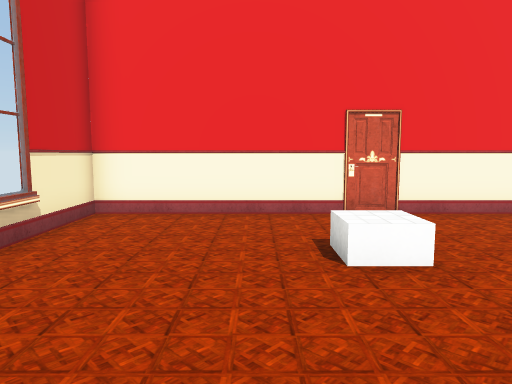
[1] (above)

12 first-person views from a walk through a 3-D level made in the Unity game engine. The camera is 1.3 m above the floor, tilts 6° down and sees 70° across. The floor is counted in squares, 1 m on a side. Each view is taken from the middle of a square. On the plan, view 1 faces up. The plan holds only what a view shows up to about 15 squares ahead; the rest is blank. The place goes on beyond the plan. Door leaves are left out, so doorways stand open. Some surface patterns are stand-ins.

[2]
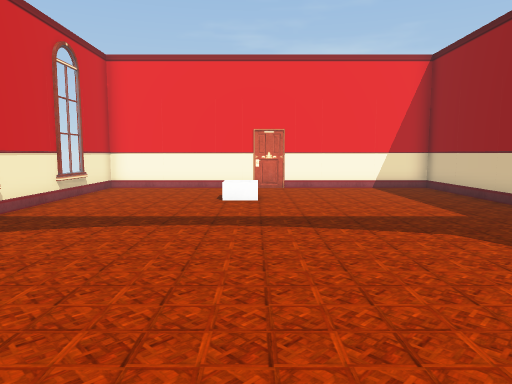

[3]
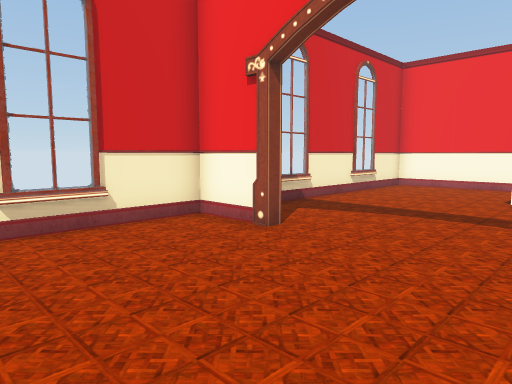

[4]
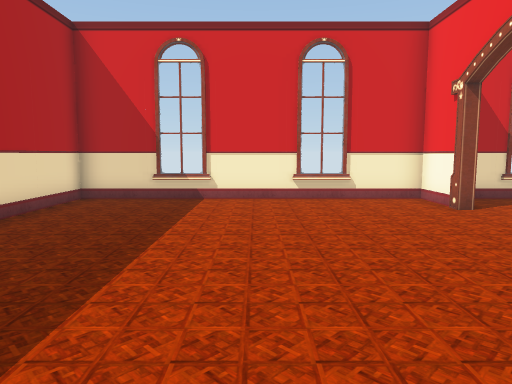

[5]
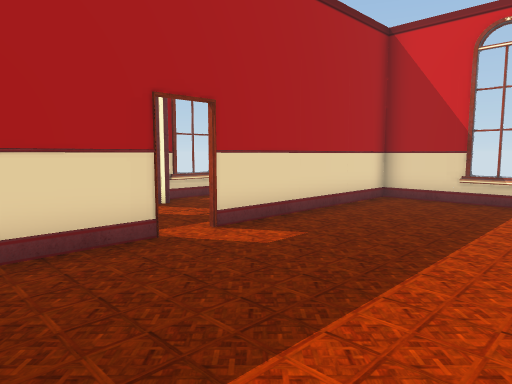

[6]
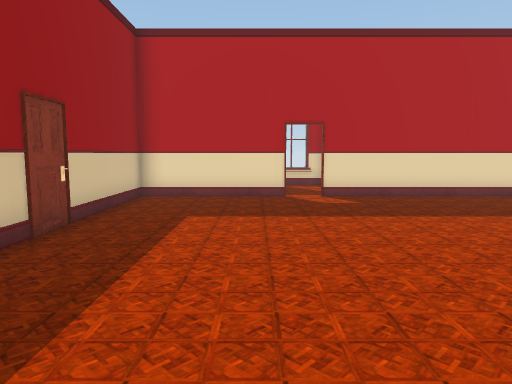

[7]
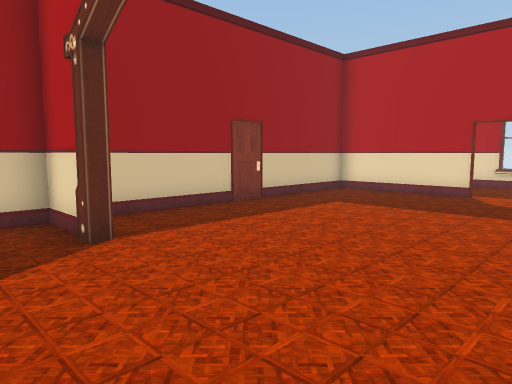

[8]
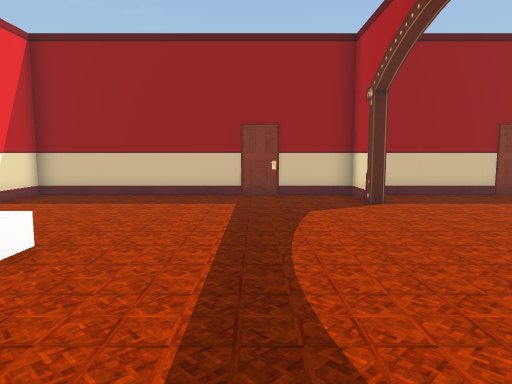

[9]
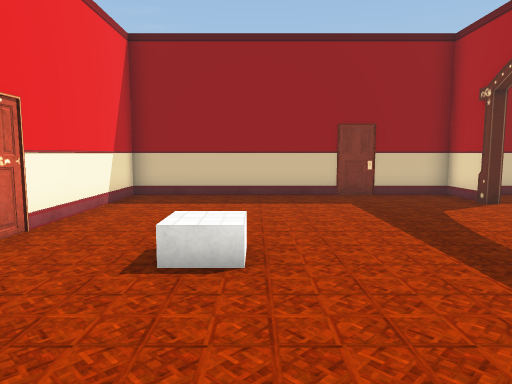

[10]
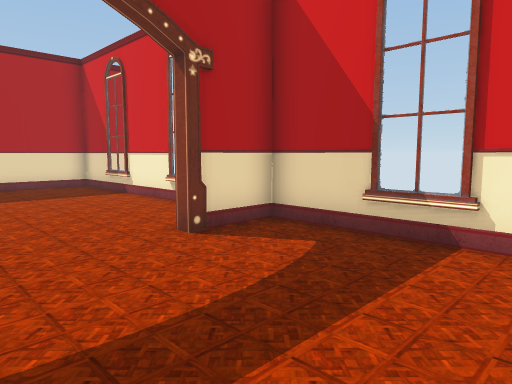

[11]
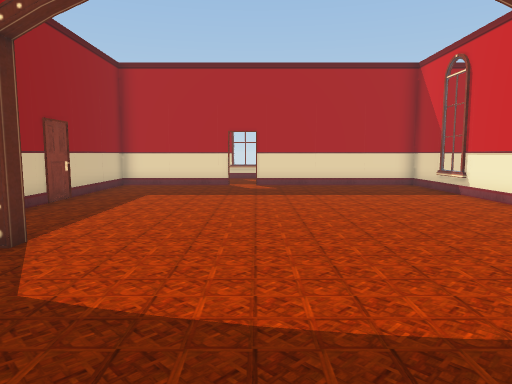

[12]
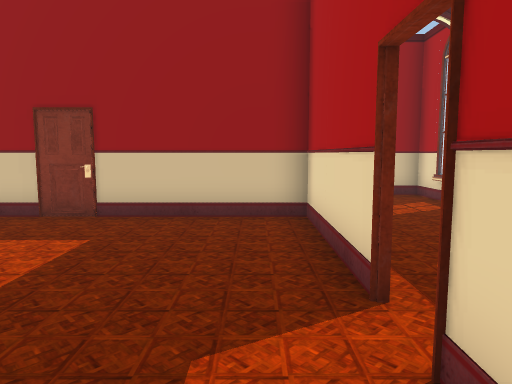

### Floor plan
Points are (right, up) in squares from view 1. A wall is a line through its corners. A room is listed if a view was taken in it or the views show most of it. See-through windows are left out.
Room 1 (views 1, 2, 3, 4, 5, 6, 7, 8, 9, 10, 11, 12)
walls: (6.4, -2.4) (6.4, -2) (8.5, -2) (8.5, 7.9) (-3.5, 7.9) (-3.5, -12.1) (3.1, -12.1); (-3.5, -2) (-1.4, -2) (-1.4, -2.2) (-3.5, -2.2); (4, -12.1) (8.5, -12.1) (8.5, -3)
ways out: open door at (4, -11.5)
objects: other object (2, 5)

Where each view was taken, in squares from view 1:
view 1: 0 up, 0 right, facing up
view 2: 6 down, 2 right, facing up
view 3: 7 down, 3 right, facing up-left
view 4: 7 down, 7 right, facing left
view 5: 7 down, 7 right, facing down-left
view 6: 1 down, 5 right, facing down
view 7: 0 up, 1 right, facing down-right
view 8: 1 up, 3 left, facing right
view 9: 4 up, 3 left, facing right
view 10: 3 up, 2 right, facing down-left
view 11: 3 up, 3 right, facing down
view 12: 11 down, 1 right, facing right
